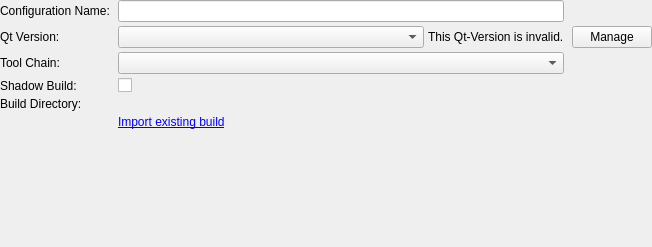
<?xml version="1.0" encoding="UTF-8"?>
<ui version="4.0">
 <class>Qt4ProjectManager::Internal::Qt4ProjectConfigWidget</class>
 <widget class="QWidget" name="Qt4ProjectManager::Internal::Qt4ProjectConfigWidget">
  <property name="geometry">
   <rect>
    <x>0</x>
    <y>0</y>
    <width>652</width>
    <height>247</height>
   </rect>
  </property>
  <layout class="QVBoxLayout" name="verticalLayout">
   <property name="spacing">
    <number>0</number>
   </property>
   <property name="margin">
    <number>0</number>
   </property>
   <item>
    <layout class="QGridLayout" name="gridLayout">
     <property name="horizontalSpacing">
      <number>8</number>
     </property>
     <property name="verticalSpacing">
      <number>4</number>
     </property>
     <item row="0" column="0">
      <widget class="QLabel" name="nameLabel">
       <property name="text">
        <string>Configuration Name:</string>
       </property>
      </widget>
     </item>
     <item row="0" column="1">
      <widget class="QLineEdit" name="nameLineEdit">
       <property name="sizePolicy">
        <sizepolicy hsizetype="Expanding" vsizetype="Fixed">
         <horstretch>100</horstretch>
         <verstretch>0</verstretch>
        </sizepolicy>
       </property>
      </widget>
     </item>
     <item row="1" column="0">
      <widget class="QLabel" name="qtVersionLabel">
       <property name="sizePolicy">
        <sizepolicy hsizetype="Maximum" vsizetype="Preferred">
         <horstretch>0</horstretch>
         <verstretch>0</verstretch>
        </sizepolicy>
       </property>
       <property name="text">
        <string>Qt Version:</string>
       </property>
      </widget>
     </item>
     <item row="1" column="1">
      <layout class="QHBoxLayout" name="horizontalLayout">
       <property name="spacing">
        <number>4</number>
       </property>
       <item>
        <widget class="QComboBox" name="qtVersionComboBox">
         <property name="sizePolicy">
          <sizepolicy hsizetype="Expanding" vsizetype="Fixed">
           <horstretch>0</horstretch>
           <verstretch>0</verstretch>
          </sizepolicy>
         </property>
        </widget>
       </item>
       <item>
        <widget class="QLabel" name="invalidQtWarningLabel">
         <property name="sizePolicy">
          <sizepolicy hsizetype="Maximum" vsizetype="Preferred">
           <horstretch>0</horstretch>
           <verstretch>0</verstretch>
          </sizepolicy>
         </property>
         <property name="text">
          <string>This Qt-Version is invalid.</string>
         </property>
        </widget>
       </item>
      </layout>
     </item>
     <item row="1" column="2">
      <widget class="QPushButton" name="manageQtVersionPushButtons">
       <property name="text">
        <string>Manage</string>
       </property>
      </widget>
     </item>
     <item row="2" column="0">
      <widget class="QLabel" name="label_2">
       <property name="text">
        <string>Tool Chain:</string>
       </property>
      </widget>
     </item>
     <item row="2" column="1">
      <widget class="QComboBox" name="toolChainComboBox"/>
     </item>
     <item row="3" column="0">
      <widget class="QLabel" name="label">
       <property name="text">
        <string>Shadow Build:</string>
       </property>
      </widget>
     </item>
     <item row="3" column="1">
      <widget class="QCheckBox" name="shadowBuildCheckBox">
       <property name="text">
        <string/>
       </property>
      </widget>
     </item>
     <item row="4" column="0">
      <widget class="QLabel" name="buildDirLabel">
       <property name="sizePolicy">
        <sizepolicy hsizetype="Preferred" vsizetype="Preferred">
         <horstretch>0</horstretch>
         <verstretch>0</verstretch>
        </sizepolicy>
       </property>
       <property name="text">
        <string>Build Directory:</string>
       </property>
      </widget>
     </item>
     <item row="4" column="1">
      <widget class="Core::Utils::PathChooser" name="shadowBuildDirEdit">
       <property name="sizePolicy">
        <sizepolicy hsizetype="Expanding" vsizetype="Preferred">
         <horstretch>0</horstretch>
         <verstretch>0</verstretch>
        </sizepolicy>
       </property>
      </widget>
     </item>
     <item row="5" column="1">
      <widget class="QLabel" name="importLabel">
       <property name="text">
        <string>&lt;a href=&quot;import&quot;&gt;Import existing build&lt;/a&gt;</string>
       </property>
       <property name="textFormat">
        <enum>Qt::RichText</enum>
       </property>
      </widget>
     </item>
    </layout>
   </item>
   <item>
    <spacer name="verticalSpacer">
     <property name="orientation">
      <enum>Qt::Vertical</enum>
     </property>
     <property name="sizeHint" stdset="0">
      <size>
       <width>20</width>
       <height>40</height>
      </size>
     </property>
    </spacer>
   </item>
  </layout>
 </widget>
 <customwidgets>
  <customwidget>
   <class>Core::Utils::PathChooser</class>
   <extends>QWidget</extends>
   <header location="global">utils/pathchooser.h</header>
   <container>1</container>
  </customwidget>
 </customwidgets>
 <resources/>
 <connections/>
</ui>
